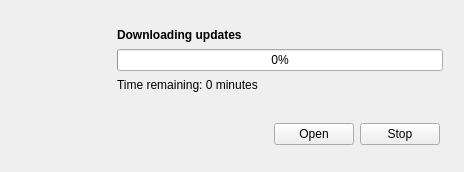
<?xml version="1.0" encoding="UTF-8"?>
<ui version="4.0">
 <class>Downloader</class>
 <widget class="QWidget" name="Downloader">
  <property name="windowModality">
   <enum>Qt::ApplicationModal</enum>
  </property>
  <property name="geometry">
   <rect>
    <x>0</x>
    <y>0</y>
    <width>464</width>
    <height>172</height>
   </rect>
  </property>
  <property name="sizePolicy">
   <sizepolicy hsizetype="Minimum" vsizetype="Minimum">
    <horstretch>0</horstretch>
    <verstretch>0</verstretch>
   </sizepolicy>
  </property>
  <property name="windowTitle">
   <string>Updater</string>
  </property>
  <layout class="QVBoxLayout" name="verticalLayout">
   <property name="spacing">
    <number>0</number>
   </property>
   <property name="leftMargin">
    <number>12</number>
   </property>
   <property name="topMargin">
    <number>12</number>
   </property>
   <property name="rightMargin">
    <number>12</number>
   </property>
   <property name="bottomMargin">
    <number>12</number>
   </property>
   <item>
    <widget class="QWidget" name="widget" native="true">
     <layout class="QHBoxLayout" name="horizontalLayout">
      <property name="spacing">
       <number>0</number>
      </property>
      <property name="leftMargin">
       <number>0</number>
      </property>
      <property name="topMargin">
       <number>0</number>
      </property>
      <property name="rightMargin">
       <number>0</number>
      </property>
      <property name="bottomMargin">
       <number>0</number>
      </property>
      <item>
       <widget class="QLabel" name="updater_icon">
        <property name="minimumSize">
         <size>
          <width>96</width>
          <height>96</height>
         </size>
        </property>
        <property name="text">
         <string/>
        </property>
        <property name="pixmap">
         <pixmap resource="qsimpleupdater.qrc">:/icons/update.png</pixmap>
        </property>
       </widget>
      </item>
      <item>
       <widget class="QWidget" name="progressFrame" native="true">
        <layout class="QVBoxLayout" name="verticalLayout_2">
         <property name="spacing">
          <number>0</number>
         </property>
         <item>
          <widget class="QLabel" name="downloadLabel">
           <property name="font">
            <font>
             <weight>75</weight>
             <bold>true</bold>
            </font>
           </property>
           <property name="text">
            <string>Downloading updates</string>
           </property>
          </widget>
         </item>
         <item>
          <widget class="QProgressBar" name="progressBar">
           <property name="minimumSize">
            <size>
             <width>320</width>
             <height>0</height>
            </size>
           </property>
           <property name="value">
            <number>0</number>
           </property>
           <property name="invertedAppearance">
            <bool>false</bool>
           </property>
          </widget>
         </item>
         <item>
          <widget class="QLabel" name="timeLabel">
           <property name="text">
            <string>Time remaining: 0 minutes</string>
           </property>
          </widget>
         </item>
        </layout>
       </widget>
      </item>
     </layout>
    </widget>
   </item>
   <item>
    <widget class="QWidget" name="buttonFrame" native="true">
     <layout class="QHBoxLayout" name="horizontalLayout_2">
      <property name="leftMargin">
       <number>12</number>
      </property>
      <property name="topMargin">
       <number>12</number>
      </property>
      <property name="rightMargin">
       <number>12</number>
      </property>
      <property name="bottomMargin">
       <number>12</number>
      </property>
      <item>
       <spacer name="buttonSpacer">
        <property name="orientation">
         <enum>Qt::Horizontal</enum>
        </property>
        <property name="sizeHint" stdset="0">
         <size>
          <width>40</width>
          <height>20</height>
         </size>
        </property>
       </spacer>
      </item>
      <item>
       <widget class="QPushButton" name="openButton">
        <property name="text">
         <string>Open</string>
        </property>
       </widget>
      </item>
      <item>
       <widget class="QPushButton" name="stopButton">
        <property name="text">
         <string>Stop</string>
        </property>
       </widget>
      </item>
     </layout>
    </widget>
   </item>
  </layout>
 </widget>
 <resources>
  <include location="qsimpleupdater.qrc"/>
 </resources>
 <connections/>
</ui>
